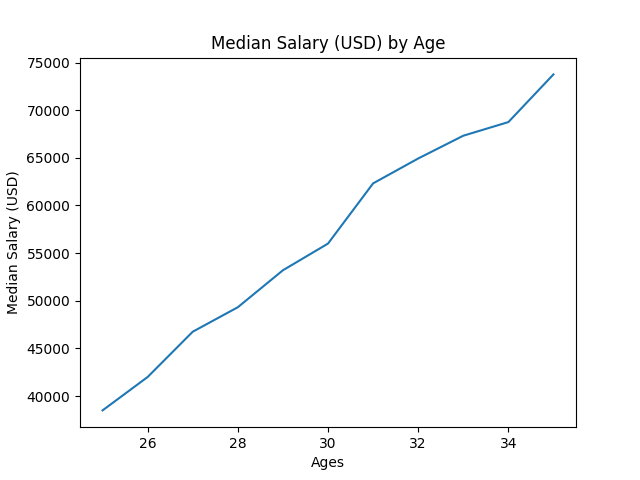

This figure's Python source:
from matplotlib import pyplot as plt

dev_x = [25,26,27,28,29,30,31,32,33,34,35]
dev_y = [38496, 42000, 46752, 49320, 53200,
         56000, 62316, 64928, 67317, 68748, 73752]

plt.plot(dev_x, dev_y)
plt.xlabel('Ages')
plt.ylabel('Median Salary (USD)')
plt.title('Median Salary (USD) by Age')
#plt.show()
plt.savefig('devsalary.png')